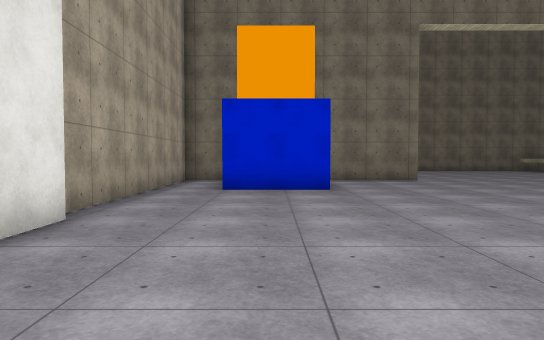
view 1 (above)

24 first-person views from a walk through a Unity game level. The camera is 1.4 m above the floor, tilts 2° down and sees 70° across. The floor is counted in squares, 2 m on a side. Each view is taken from the middle of a square. On the plan, view 1 faces up. The plan holds only what a view shows up to about 11 squares ahead; the rest is blank. The place goes on beyond the plan. The player character is not drawn. Surface patterns are stand-ins for the level's own textures.

view 2
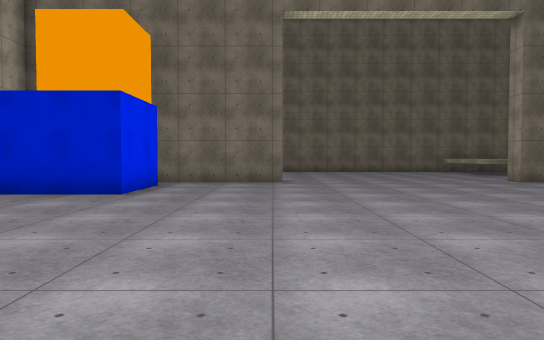

view 3
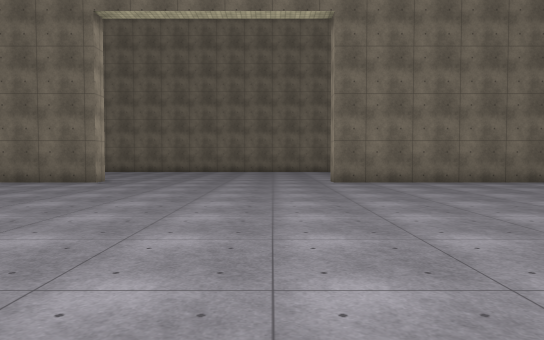

view 4
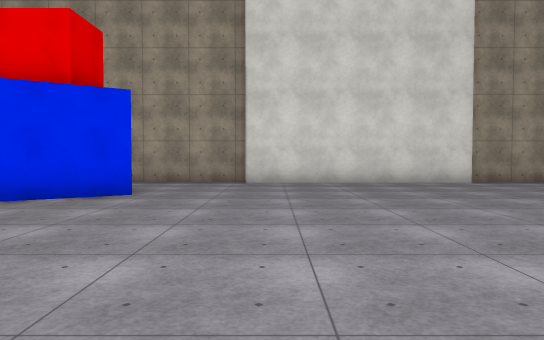

view 5
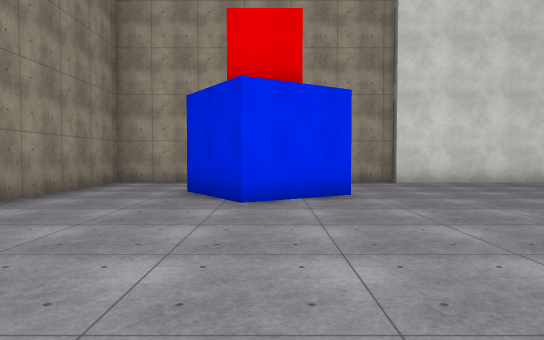

view 6
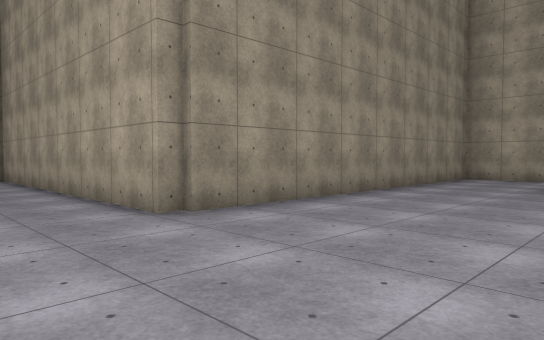

view 7
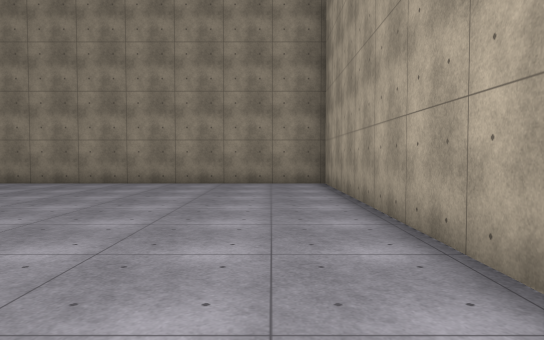

view 8
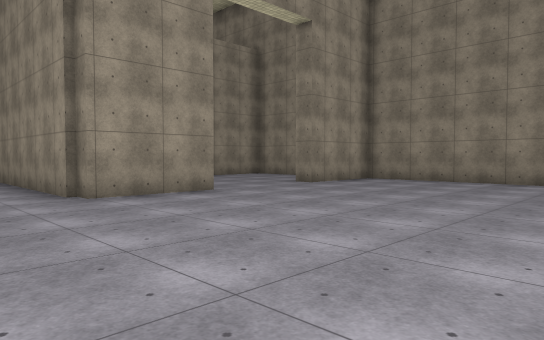

view 9
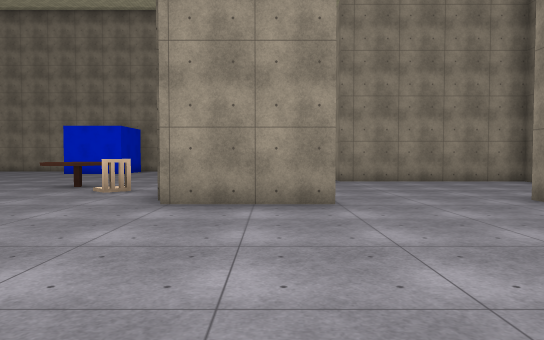

view 10
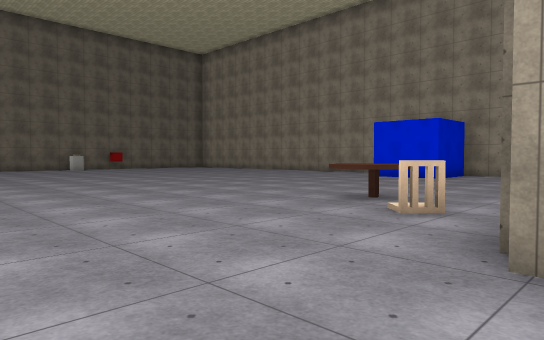

view 11
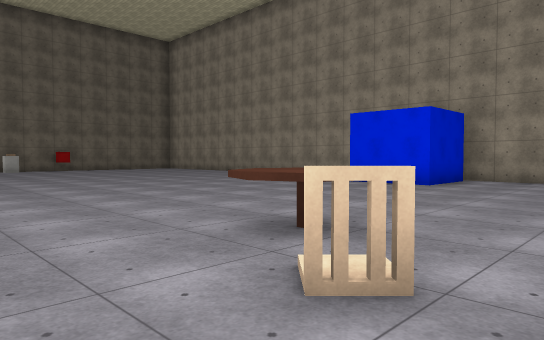

view 12
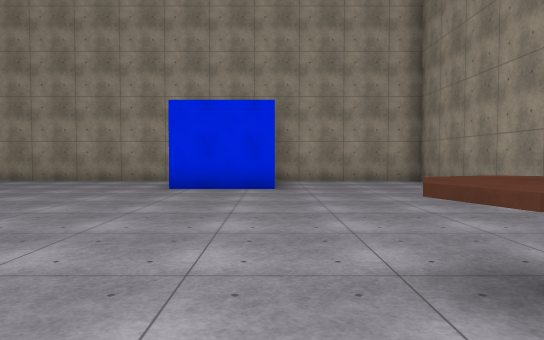

view 13
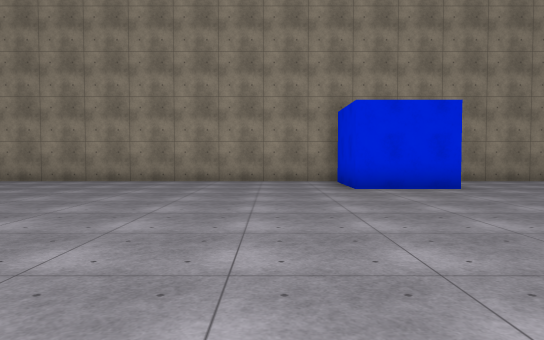

view 14
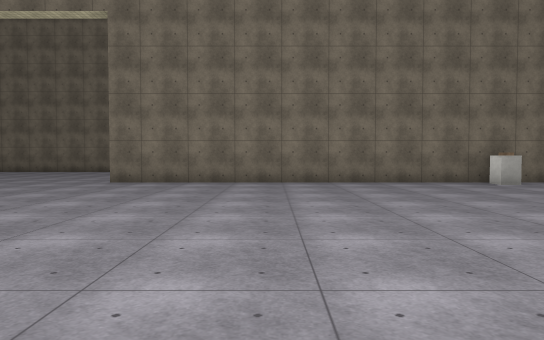

view 15
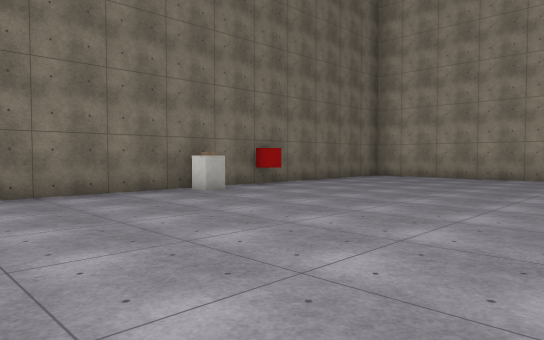

view 16
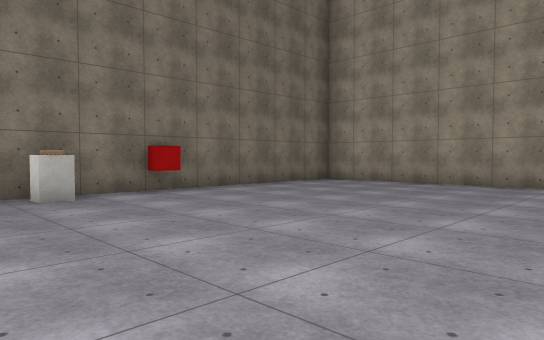

view 17
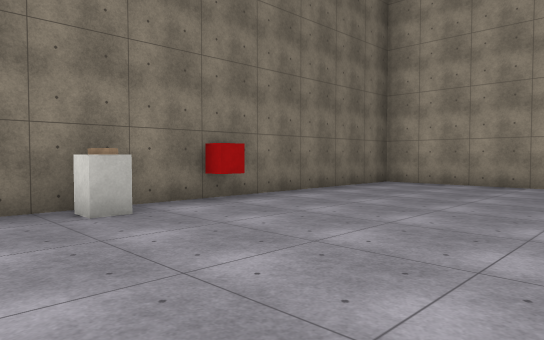

view 18
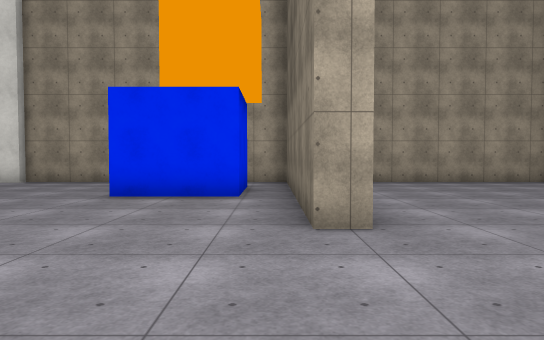

view 19
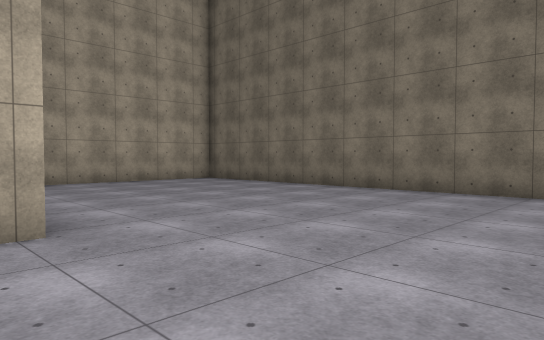

view 20
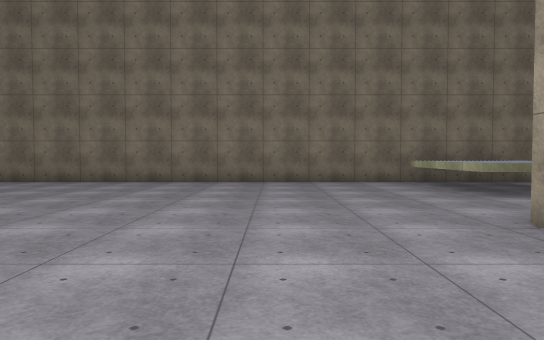

view 21
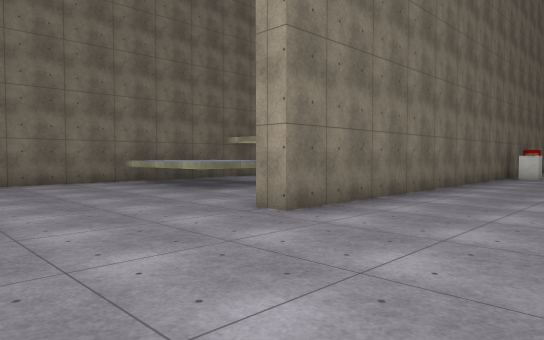

view 22
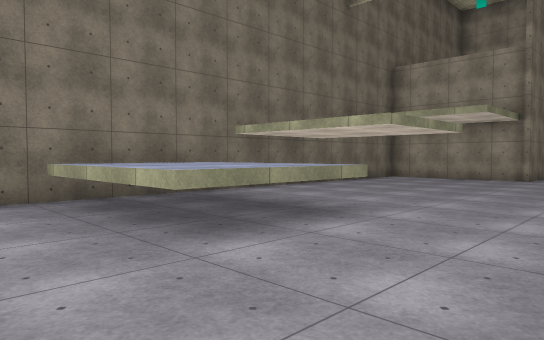

view 23
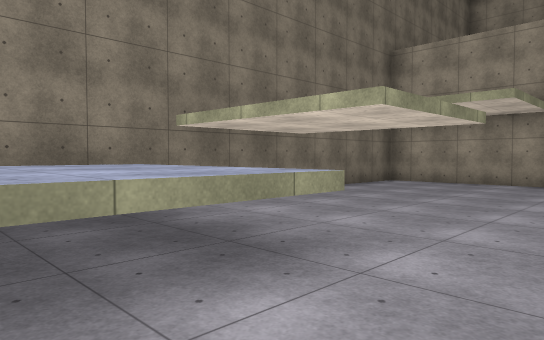

view 24
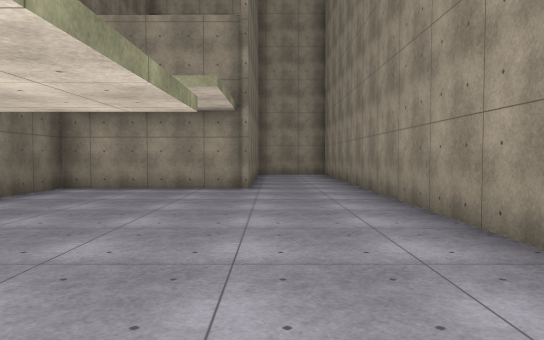

### Floor plan
Points are (right, up) in squares from view 1. A wall is a line through its corners. A room is listed if a view was taken in it or the views show most of it. See-through windows are left out.
Room 1 (views 1, 2, 3, 4, 5, 6, 7, 8, 9, 10, 11, 12, 13, 14, 15, 16, 17, 18, 19, 20, 21, 22, 23, 24)
walls: (16.9, 12) (25, 12); (17.1, -9.2) (28.9, -9.2) (28.9, -5); (7.6, -9.2) (7.6, -18) (16.1, -18); (14.6, 14.8) (11.7, 14.8) (11.7, 18.4); (4.3, 12) (4.3, 11.4) (1.5, 11.4); (0.9, -3.5) (2.2, -5.5) (0.2, -6.7); (23.4, 11) (22.8, 11) (22.8, 11.5); (16.7, -12) (16.7, -9.4) (17.2, -9.4); (1.2, 10.4) (1.2, 8.2) (-1.1, 8.2); (-2.3, 4.4) (-2.3, -1.8); (-2.6, -1.6) (-2.6, -4.9); (28.9, -2.9) (28.9, 11.4) (10.7, 11.4) (10.7, 12); (24.6, 14.5) (22.6, 14.5) (22.6, 18.6) (0, 18.6); (28.6, -5.1) (26.3, -5.1) (26.3, -2.8) (28.6, -2.8); (-2.6, 10.5) (-2.6, 4.2); (-2.6, -7.1) (-2.6, -9.2) (7.2, -9.2); (16.7, -16) (16.7, -15.2) (17.2, -15.2); (21.4, -18) (21.8, -18) (21.8, -12.9); (-2.6, 18.5) (-2.6, 13.8)
ways out: opening at (-0.5, 11) to room 2
objects: other object (19, -8); other object (20, -7) to (20, -6); other object (21, 11)
Room 2 (no view inside)
walls: (-1.1, 10.4) (1.2, 10.4); (-2.6, 11.5) (-2.6, 10.5); (1.5, 11.4) (-2.2, 11.4)
ways out: opening at (-0.5, 11) to room 1

Positions as (right, up) in squares from view 1, and headings:
1: (0, 0), facing up
2: (4, 1), facing up
3: (9, 1), facing up
4: (8, -1), facing left
5: (8, -5), facing left
6: (10, -5), facing down-left
7: (9, -8), facing down
8: (10, -7), facing down-right
9: (11, -11), facing right
10: (14, -10), facing up-right
11: (17, -9), facing up-right
12: (18, -5), facing right
13: (18, -1), facing right
14: (15, 1), facing up
15: (16, 4), facing up-right
16: (19, 4), facing up-right
17: (19, 6), facing up-right
18: (8, 11), facing left
19: (8, 11), facing up-left
20: (8, 8), facing up
21: (7, 8), facing up-right
22: (10, 12), facing up-right
23: (12, 13), facing up-right
24: (14, 14), facing right
